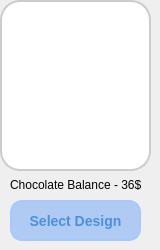
         <widget class="QWidget" name="widget_36" native="true">
          <widget class="QLabel" name="label_115">
           <property name="geometry">
            <rect>
             <x>0</x>
             <y>0</y>
             <width>151</width>
             <height>171</height>
            </rect>
           </property>
           <property name="styleSheet">
            <string notr="true">border-radius: 20px; /* Bo tròn góc */
border: 2px solid #ccc; /* Viền màu xám */
background-color: white; /* Nền trắng */
</string>
           </property>
           <property name="text">
            <string/>
           </property>
          </widget>
          <widget class="QPushButton" name="buychocolatebalance_46">
           <property name="geometry">
            <rect>
             <x>10</x>
             <y>200</y>
             <width>131</width>
             <height>41</height>
            </rect>
           </property>
           <property name="styleSheet">
            <string notr="true">QPushButton {
    background-color:#AFCBF3; /* Màu xanh nhạt chủ đạo bạn chọn */
    color: #4A90E2; /* Chữ màu xanh đậm để dễ đọc trên nền nhạt */
    border-radius: 12px;
    padding: 10px;
    font-size: 14px;
    font-weight: bold;
    font-family: &quot;Georgia&quot;;
    border: 2px solid #A6C8FF; /* Viền xanh đậm hơn một chút để tạo khối */
}

QPushButton:hover {
    background-color: #A6C8FF; /* Màu đậm hơn khi di chuột vào */
    border: 2px solid #7FAFFF; /* Viền đậm hơn khi hover */
    color: white; /* Chuyển chữ sang trắng để nổi bật */
}

QPushButton:pressed {
    background-color: #7FAFFF; /* Màu đậm nhất khi nhấn giữ nút */
    border: 2px solid #4A90E2;
}</string>
           </property>
           <property name="text">
            <string>Select Design</string>
           </property>
           <property name="icon">
            <iconset>
             <normaloff>images/3507742_cart_ecommerce_grocery_iconoteka_shop_icon.png</normaloff>images/3507742_cart_ecommerce_grocery_iconoteka_shop_icon.png</iconset>
           </property>
          </widget>
          <widget class="QLabel" name="label_116">
           <property name="geometry">
            <rect>
             <x>10</x>
             <y>170</y>
             <width>141</width>
             <height>31</height>
            </rect>
           </property>
           <property name="styleSheet">
            <string notr="true"> font-family: &quot;Georgia&quot;</string>
           </property>
           <property name="text">
            <string>&lt;html&gt;&lt;head/&gt;&lt;body&gt;&lt;p&gt;&lt;span style=&quot; color:#040404;&quot;&gt;Chocolate Balance - 36$&lt;/span&gt;&lt;/p&gt;&lt;/body&gt;&lt;/html&gt;</string>
           </property>
          </widget>
          <widget class="QLabel" name="imagecoffee_45">
           <property name="geometry">
            <rect>
             <x>20</x>
             <y>10</y>
             <width>111</width>
             <height>131</height>
            </rect>
           </property>
           <property name="text">
            <string/>
           </property>
           <property name="pixmap">
            <pixmap>../ex/ex85/images/ic_protection.png</pixmap>
           </property>
           <property name="scaledContents">
            <bool>true</bool>
           </property>
          </widget>
         </widget>
